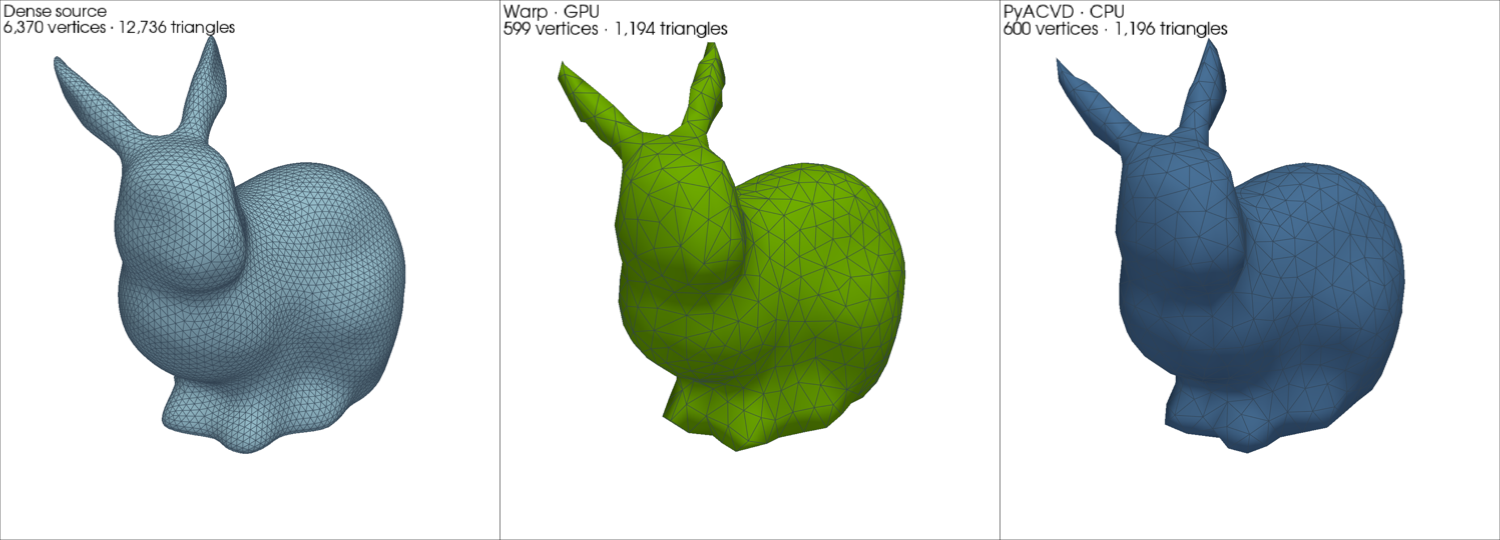

The script that drew this image:
"""Render dense and Warp-remeshed Stanford bunny surfaces."""

from pathlib import Path

import pyvista as pv
import torch

from physicsnemo.mesh.io import to_pyvista
from physicsnemo.mesh.remeshing import remesh

pv.OFF_SCREEN = True

OUTPUT = Path(__file__).parent / "remeshing_comparison.png"
REPO_ROOT = Path(__file__).resolve().parents[3]
BUNNY = REPO_ROOT / "examples" / "minimal" / "mesh" / "assets" / "bunny.pt"

if not torch.cuda.is_available():
    raise RuntimeError("A CUDA device is required to render the Warp remeshing example")

source = torch.load(BUNNY, weights_only=False).subdivide(levels=2, filter="loop")
target_vertices = 600
gpu_result = remesh(
    source.to("cuda"), n_clusters=target_vertices, implementation="warp"
).to("cpu")
cpu_result = remesh(source, n_clusters=target_vertices, implementation="pyacvd")

panels = (
    ("Dense source", source, "#9ecae1"),
    ("Warp · GPU", gpu_result, "#76B900"),
    ("PyACVD · CPU", cpu_result, "#4C78A8"),
)

center = source.points.mean(dim=0).tolist()
diagonal = float((source.points.amax(dim=0) - source.points.amin(dim=0)).norm())
eye = [
    center[0] + 1.25 * diagonal,
    center[1] - 1.25 * diagonal,
    center[2] + 0.75 * diagonal,
]

plotter = pv.Plotter(shape=(1, 3), window_size=(1500, 540))
plotter.enable_anti_aliasing("ssaa")
for column, (label, mesh, color) in enumerate(panels):
    plotter.subplot(0, column)
    plotter.add_mesh(
        to_pyvista(mesh),
        color=color,
        show_edges=True,
        edge_color="#304050",
        line_width=0.45,
        smooth_shading=True,
        ambient=0.25,
        diffuse=0.75,
    )
    plotter.add_text(
        f"{label}\n{mesh.n_points:,} vertices · {mesh.n_cells:,} triangles",
        font_size=11,
        color="black",
    )
    plotter.camera_position = [eye, center, (0.0, 0.0, 1.0)]
    plotter.camera.zoom(1.15)

plotter.set_background("white")
plotter.render()
plotter.screenshot(OUTPUT, transparent_background=False)
plotter.close()

print(f"Saved {OUTPUT}")
